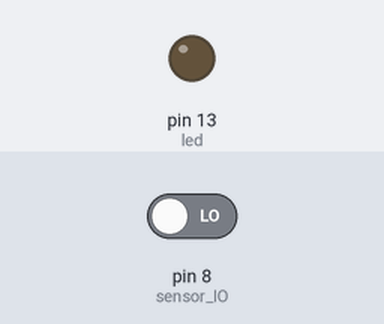
The sketch below on a simulated Arduino Uno, built with avr-gcc and run on an emulated ATmega328P. Parts: output pins drawn as LEDs (lit = HIGH). Dashed ring = blinking. The inputs (shaded band) are chosen by the test bench; at power-on: pin 8 (sensor_IO) LOW.

Above: at 1.2 s.
1.3 s: pin 8 (sensor_IO) driven HIGH
At 2.0 s:
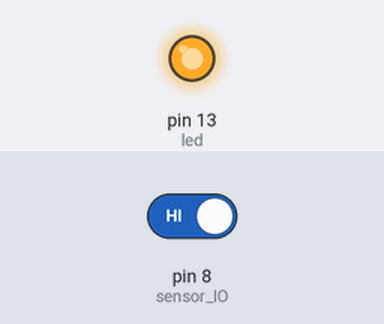
4.3 s: pin 8 (sensor_IO) driven LOW
At 4.55 s:
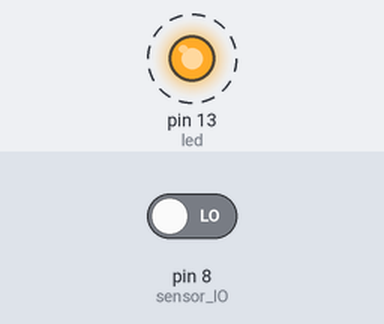
Timing chart, 0 to 7.3 s (numbered marks = the images above; inputs shaded):
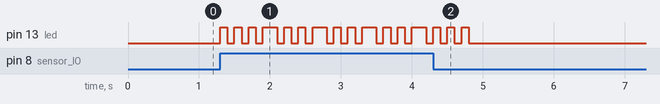

Measured:
- after the input at 1.3 s, pin 13 (led): LOW → HIGH at once, then repeats every 0.70 s: 2 × (LOW 0.10 s, HIGH 0.10 s), LOW 0.10 s, HIGH 0.20 s

The sketch:

task1.ino
```cpp
//since the instructions say: blink led when a new input is given, I assumed it to be a change of state in the PIR output sensor

int sensor_IO=8;
int led=13;
int sensor_state;

void setup() {

  Serial.begin(9600);
  pinMode(sensor_IO, INPUT);
  pinMode(led, OUTPUT);

}

void loop() {
  // put your main code here, to run repeatedly:

  sensor_state=digitalRead(sensor_IO);
  if(sensor_state==HIGH)
  {
    //blink led
    digitalWrite(led, HIGH);
    delay(100);
    digitalWrite(led, LOW);
    delay(100);
    digitalWrite(led, HIGH);
    delay(100);
    digitalWrite(led, LOW);
    delay(100);
    digitalWrite(led, HIGH);
    delay(100);
    digitalWrite(led, LOW);
    delay(100);
    digitalWrite(led, HIGH);
    delay(100);
    digitalWrite(led, LOW);
  }


}
```
